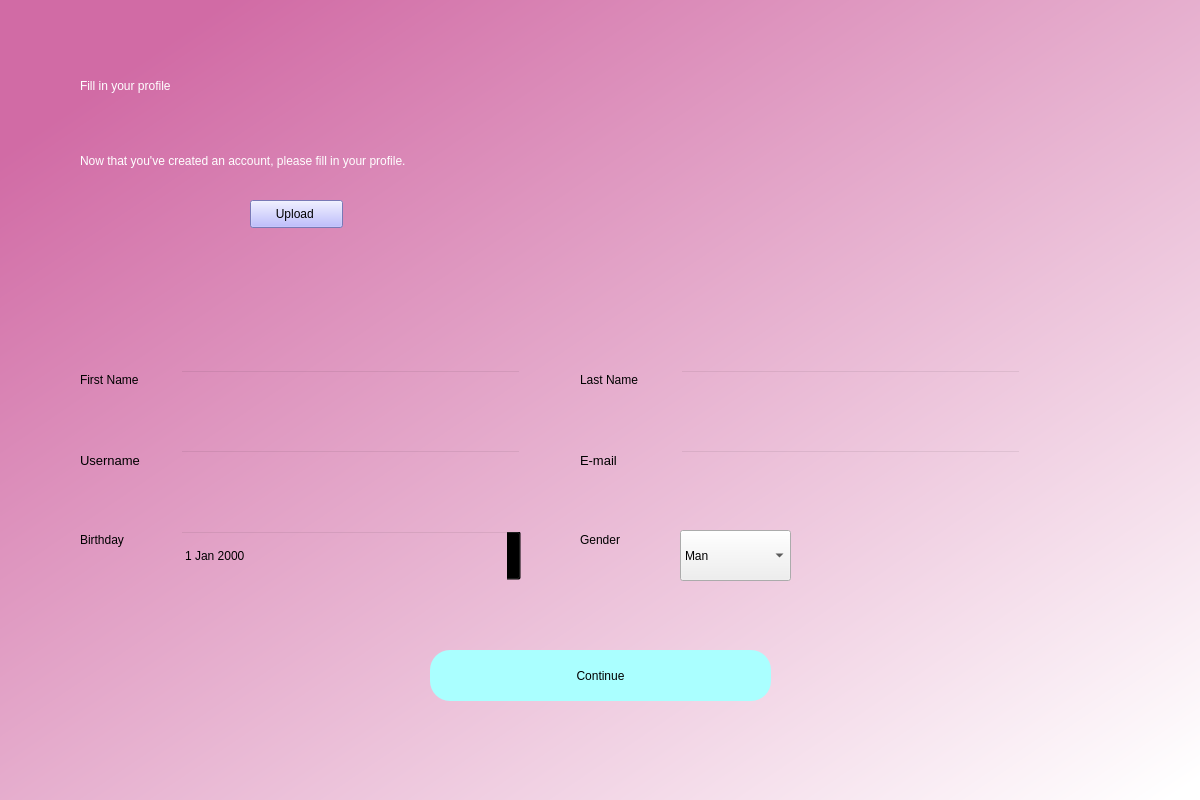
<?xml version="1.0" encoding="UTF-8"?>
<ui version="4.0">
 <class>Dialog</class>
 <widget class="QDialog" name="Dialog">
  <property name="geometry">
   <rect>
    <x>0</x>
    <y>0</y>
    <width>1200</width>
    <height>800</height>
   </rect>
  </property>
  <property name="windowTitle">
   <string>Dialog</string>
  </property>
  <widget class="QWidget" name="bgwidget" native="true">
   <property name="geometry">
    <rect>
     <x>0</x>
     <y>0</y>
     <width>1201</width>
     <height>801</height>
    </rect>
   </property>
   <property name="styleSheet">
    <string notr="true">QWidget#bgwidget{
background-color:qlineargradient(spread:pad, x1:0.091, y1:0.101636, x2:0.991379, y2:0.977, stop:0 rgba(209, 107, 165, 255), stop:1 rgba(255, 255, 255, 255));}</string>
   </property>
   <widget class="QLabel" name="label">
    <property name="geometry">
     <rect>
      <x>80</x>
      <y>50</y>
      <width>471</width>
      <height>71</height>
     </rect>
    </property>
    <property name="styleSheet">
     <string notr="true">font: 36pt &quot;MS Shell Dlg 2&quot;; color:rgb(255, 255, 255)</string>
    </property>
    <property name="text">
     <string>Fill in your profile</string>
    </property>
   </widget>
   <widget class="QLabel" name="label_2">
    <property name="geometry">
     <rect>
      <x>80</x>
      <y>140</y>
      <width>761</width>
      <height>41</height>
     </rect>
    </property>
    <property name="styleSheet">
     <string notr="true">font: 16pt &quot;MS Shell Dlg 2&quot;;color:rgb(255, 255, 255)</string>
    </property>
    <property name="text">
     <string>Now that you've created an account, please fill in your profile.</string>
    </property>
   </widget>
   <widget class="QPushButton" name="continue_2">
    <property name="geometry">
     <rect>
      <x>430</x>
      <y>650</y>
      <width>341</width>
      <height>51</height>
     </rect>
    </property>
    <property name="styleSheet">
     <string notr="true">border-radius:20px;
background-color: rgb(170, 255, 255);
font: 14pt &quot;MS Shell Dlg 2&quot;;</string>
    </property>
    <property name="text">
     <string>Continue</string>
    </property>
   </widget>
   <widget class="QLineEdit" name="username">
    <property name="geometry">
     <rect>
      <x>180</x>
      <y>370</y>
      <width>341</width>
      <height>51</height>
     </rect>
    </property>
    <property name="styleSheet">
     <string notr="true">background-color:rgba(0,0,0,0);
font: 12pt &quot;MS Shell Dlg 2&quot;;</string>
    </property>
   </widget>
   <widget class="QLineEdit" name="firstname">
    <property name="geometry">
     <rect>
      <x>180</x>
      <y>450</y>
      <width>341</width>
      <height>51</height>
     </rect>
    </property>
    <property name="styleSheet">
     <string notr="true">background-color:rgba(0,0,0,0);
font: 12pt &quot;MS Shell Dlg 2&quot;;</string>
    </property>
   </widget>
   <widget class="QLabel" name="label_3">
    <property name="geometry">
     <rect>
      <x>80</x>
      <y>450</y>
      <width>81</width>
      <height>20</height>
     </rect>
    </property>
    <property name="font">
     <font>
      <family>MS Shell Dlg 2</family>
      <pointsize>10</pointsize>
      <weight>50</weight>
      <italic>false</italic>
      <bold>false</bold>
     </font>
    </property>
    <property name="styleSheet">
     <string notr="true">font: 10pt &quot;MS Shell Dlg 2&quot;;</string>
    </property>
    <property name="text">
     <string>Username</string>
    </property>
   </widget>
   <widget class="QLabel" name="label_4">
    <property name="geometry">
     <rect>
      <x>80</x>
      <y>370</y>
      <width>81</width>
      <height>20</height>
     </rect>
    </property>
    <property name="styleSheet">
     <string notr="true">font: 10pt &quot;MS Shell Dlg 2&quot;;</string>
    </property>
    <property name="text">
     <string>First Name</string>
    </property>
   </widget>
   <widget class="QLabel" name="error">
    <property name="geometry">
     <rect>
      <x>810</x>
      <y>540</y>
      <width>341</width>
      <height>20</height>
     </rect>
    </property>
    <property name="styleSheet">
     <string notr="true">font: 12pt &quot;MS Shell Dlg 2&quot;; color:red;</string>
    </property>
    <property name="text">
     <string/>
    </property>
   </widget>
   <widget class="QLabel" name="label_5">
    <property name="geometry">
     <rect>
      <x>580</x>
      <y>370</y>
      <width>81</width>
      <height>20</height>
     </rect>
    </property>
    <property name="styleSheet">
     <string notr="true">font: 10pt &quot;MS Shell Dlg 2&quot;;</string>
    </property>
    <property name="text">
     <string>Last Name</string>
    </property>
   </widget>
   <widget class="QLineEdit" name="lastname">
    <property name="geometry">
     <rect>
      <x>680</x>
      <y>370</y>
      <width>341</width>
      <height>51</height>
     </rect>
    </property>
    <property name="styleSheet">
     <string notr="true">background-color:rgba(0,0,0,0);
font: 12pt &quot;MS Shell Dlg 2&quot;;</string>
    </property>
   </widget>
   <widget class="QDateEdit" name="birthday">
    <property name="geometry">
     <rect>
      <x>180</x>
      <y>530</y>
      <width>341</width>
      <height>51</height>
     </rect>
    </property>
    <property name="styleSheet">
     <string notr="true">background-color:rgba(0,0,0,0);
font: 12pt &quot;MS Shell Dlg 2&quot;;</string>
    </property>
   </widget>
   <widget class="QLabel" name="label_6">
    <property name="geometry">
     <rect>
      <x>80</x>
      <y>530</y>
      <width>81</width>
      <height>20</height>
     </rect>
    </property>
    <property name="styleSheet">
     <string notr="true">font: 10pt &quot;MS Shell Dlg 2&quot;;</string>
    </property>
    <property name="text">
     <string>Birthday</string>
    </property>
   </widget>
   <widget class="QLabel" name="image">
    <property name="geometry">
     <rect>
      <x>80</x>
      <y>190</y>
      <width>151</width>
      <height>141</height>
     </rect>
    </property>
    <property name="styleSheet">
     <string notr="true">border-radius:50%;</string>
    </property>
    <property name="text">
     <string/>
    </property>
    <property name="scaledContents">
     <bool>true</bool>
    </property>
   </widget>
   <widget class="QPushButton" name="uploadbtn">
    <property name="geometry">
     <rect>
      <x>250</x>
      <y>200</y>
      <width>93</width>
      <height>28</height>
     </rect>
    </property>
    <property name="styleSheet">
     <string notr="true">border-color: rgb(85, 0, 255);
background-color: rgb(170, 170, 255);</string>
    </property>
    <property name="text">
     <string>Upload </string>
    </property>
   </widget>
   <widget class="QComboBox" name="comboBox">
    <property name="geometry">
     <rect>
      <x>680</x>
      <y>530</y>
      <width>111</width>
      <height>51</height>
     </rect>
    </property>
    <property name="styleSheet">
     <string notr="true">border-color: rgb(0, 0, 127);
font: 12pt &quot;MS Shell Dlg 2&quot;;</string>
    </property>
    <item>
     <property name="text">
      <string>Man</string>
     </property>
    </item>
    <item>
     <property name="text">
      <string>Woman</string>
     </property>
    </item>
    <item>
     <property name="text">
      <string>Non-binary</string>
     </property>
    </item>
    <item>
     <property name="text">
      <string>Other</string>
     </property>
    </item>
   </widget>
   <widget class="QLabel" name="label_8">
    <property name="geometry">
     <rect>
      <x>580</x>
      <y>530</y>
      <width>81</width>
      <height>20</height>
     </rect>
    </property>
    <property name="styleSheet">
     <string notr="true">font: 10pt &quot;MS Shell Dlg 2&quot;;</string>
    </property>
    <property name="text">
     <string>Gender</string>
    </property>
   </widget>
   <widget class="QLabel" name="label_7">
    <property name="geometry">
     <rect>
      <x>580</x>
      <y>450</y>
      <width>81</width>
      <height>20</height>
     </rect>
    </property>
    <property name="font">
     <font>
      <family>MS Shell Dlg 2</family>
      <pointsize>10</pointsize>
      <weight>50</weight>
      <italic>false</italic>
      <bold>false</bold>
     </font>
    </property>
    <property name="styleSheet">
     <string notr="true">font: 10pt &quot;MS Shell Dlg 2&quot;;</string>
    </property>
    <property name="text">
     <string>E-mail</string>
    </property>
   </widget>
   <widget class="QLineEdit" name="lastname_2">
    <property name="geometry">
     <rect>
      <x>680</x>
      <y>450</y>
      <width>341</width>
      <height>51</height>
     </rect>
    </property>
    <property name="styleSheet">
     <string notr="true">background-color:rgba(0,0,0,0);
font: 12pt &quot;MS Shell Dlg 2&quot;;</string>
    </property>
   </widget>
  </widget>
 </widget>
 <resources>
  <include location="placeholder.qrc"/>
 </resources>
 <connections/>
</ui>
